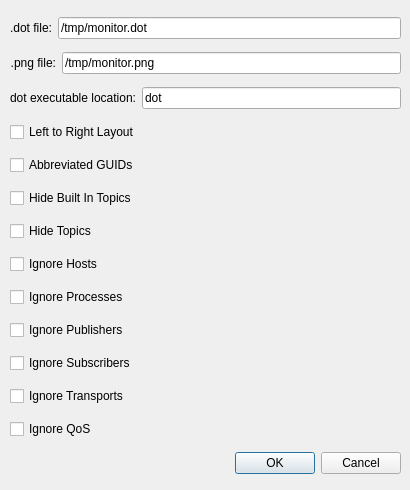
<?xml version="1.0" encoding="UTF-8"?>
<ui version="4.0">
 <class>GvOptionsDialog</class>
 <widget class="QDialog" name="GvOptionsDialog">
  <property name="geometry">
   <rect>
    <x>0</x>
    <y>0</y>
    <width>410</width>
    <height>490</height>
   </rect>
  </property>
  <property name="sizePolicy">
   <sizepolicy hsizetype="Expanding" vsizetype="Expanding">
    <horstretch>0</horstretch>
    <verstretch>0</verstretch>
   </sizepolicy>
  </property>
  <property name="minimumSize">
   <size>
    <width>0</width>
    <height>0</height>
   </size>
  </property>
  <property name="maximumSize">
   <size>
    <width>64000</width>
    <height>64000</height>
   </size>
  </property>
  <property name="windowTitle">
   <string>Graphviz Options</string>
  </property>
  <widget class="QWidget" name="layoutWidget">
   <property name="geometry">
    <rect>
     <x>10</x>
     <y>10</y>
     <width>391</width>
     <height>471</height>
    </rect>
   </property>
   <layout class="QVBoxLayout" name="verticalLayout_2">
    <item>
     <layout class="QHBoxLayout" name="horizontalLayout">
      <item>
       <widget class="QLabel" name="label">
        <property name="text">
         <string>.dot file:</string>
        </property>
        <property name="alignment">
         <set>Qt::AlignRight|Qt::AlignTrailing|Qt::AlignVCenter</set>
        </property>
       </widget>
      </item>
      <item>
       <widget class="QLineEdit" name="dotLocEdit">
        <property name="text">
         <string>/tmp/monitor.dot</string>
        </property>
       </widget>
      </item>
     </layout>
    </item>
    <item>
     <layout class="QHBoxLayout" name="horizontalLayout_3">
      <item>
       <widget class="QLabel" name="label_2">
        <property name="text">
         <string>.png file:</string>
        </property>
        <property name="alignment">
         <set>Qt::AlignRight|Qt::AlignTrailing|Qt::AlignVCenter</set>
        </property>
       </widget>
      </item>
      <item>
       <widget class="QLineEdit" name="pngLocEdit">
        <property name="text">
         <string>/tmp/monitor.png</string>
        </property>
       </widget>
      </item>
     </layout>
    </item>
    <item>
     <layout class="QHBoxLayout" name="horizontalLayout_4">
      <item>
       <widget class="QLabel" name="label_3">
        <property name="text">
         <string>dot executable location:</string>
        </property>
        <property name="alignment">
         <set>Qt::AlignRight|Qt::AlignTrailing|Qt::AlignVCenter</set>
        </property>
       </widget>
      </item>
      <item>
       <widget class="QLineEdit" name="gvLocEdit">
        <property name="text">
         <string>dot</string>
        </property>
       </widget>
      </item>
     </layout>
    </item>
    <item>
     <layout class="QGridLayout" name="gridLayout">
      <item row="0" column="0">
       <widget class="QCheckBox" name="lrLayout">
        <property name="text">
         <string>Left to Right Layout</string>
        </property>
       </widget>
      </item>
     </layout>
    </item>
    <item>
     <layout class="QGridLayout" name="gridLayout_2">
      <item row="0" column="0">
       <widget class="QCheckBox" name="abbrGUIDs">
        <property name="text">
         <string>Abbreviated GUIDs</string>
        </property>
       </widget>
      </item>
     </layout>
    </item>
    <item>
     <layout class="QGridLayout" name="gridLayout_3">
      <item row="0" column="0">
       <widget class="QCheckBox" name="ignoreBuiltinTopics">
        <property name="text">
         <string>Hide Built In Topics</string>
        </property>
       </widget>
      </item>
     </layout>
    </item>
    <item>
     <layout class="QGridLayout" name="gridLayout_4">
      <item row="0" column="0">
       <widget class="QCheckBox" name="hideTopics">
        <property name="text">
         <string>Hide Topics</string>
        </property>
       </widget>
      </item>
     </layout>
    </item>
    <item>
     <layout class="QGridLayout" name="gridLayout_5">
      <item row="0" column="0">
       <widget class="QCheckBox" name="ignoreHosts">
        <property name="text">
         <string>Ignore Hosts</string>
        </property>
       </widget>
      </item>
     </layout>
    </item>
    <item>
     <layout class="QGridLayout" name="gridLayout_6">
      <item row="0" column="0">
       <widget class="QCheckBox" name="ignoreProcs">
        <property name="text">
         <string>Ignore Processes</string>
        </property>
       </widget>
      </item>
     </layout>
    </item>
    <item>
     <layout class="QGridLayout" name="gridLayout_7">
      <item row="0" column="0">
       <widget class="QCheckBox" name="ignorePubs">
        <property name="text">
         <string>Ignore Publishers</string>
        </property>
       </widget>
      </item>
     </layout>
    </item>
    <item>
     <layout class="QGridLayout" name="gridLayout_8">
      <item row="0" column="0">
       <widget class="QCheckBox" name="ignoreSubs">
        <property name="text">
         <string>Ignore Subscribers</string>
        </property>
       </widget>
      </item>
     </layout>
    </item>
    <item>
     <layout class="QVBoxLayout" name="verticalLayout_4">
      <item>
       <widget class="QCheckBox" name="ignoreTransports">
        <property name="text">
         <string>Ignore Transports</string>
        </property>
       </widget>
      </item>
     </layout>
    </item>
    <item>
     <layout class="QVBoxLayout" name="verticalLayout">
      <item>
       <widget class="QCheckBox" name="ignoreQos">
        <property name="text">
         <string>Ignore QoS</string>
        </property>
       </widget>
      </item>
     </layout>
    </item>
    <item>
     <layout class="QHBoxLayout" name="horizontalLayout_2">
      <item>
       <widget class="QDialogButtonBox" name="buttonBox">
        <property name="orientation">
         <enum>Qt::Horizontal</enum>
        </property>
        <property name="standardButtons">
         <set>QDialogButtonBox::Cancel|QDialogButtonBox::Ok</set>
        </property>
       </widget>
      </item>
     </layout>
    </item>
   </layout>
  </widget>
 </widget>
 <resources/>
 <connections>
  <connection>
   <sender>buttonBox</sender>
   <signal>accepted()</signal>
   <receiver>GvOptionsDialog</receiver>
   <slot>accept()</slot>
   <hints>
    <hint type="sourcelabel">
     <x>248</x>
     <y>254</y>
    </hint>
    <hint type="destinationlabel">
     <x>157</x>
     <y>274</y>
    </hint>
   </hints>
  </connection>
  <connection>
   <sender>buttonBox</sender>
   <signal>rejected()</signal>
   <receiver>GvOptionsDialog</receiver>
   <slot>reject()</slot>
   <hints>
    <hint type="sourcelabel">
     <x>316</x>
     <y>260</y>
    </hint>
    <hint type="destinationlabel">
     <x>286</x>
     <y>274</y>
    </hint>
   </hints>
  </connection>
 </connections>
</ui>
